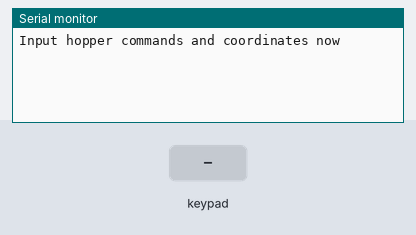
A sketch run on a simulated Arduino Uno, built with avr-gcc and run on an emulated ATmega328P. Parts: the last lines printed to the serial monitor. The test bench sets the inputs (shaded band).

Above: at 0.8 s.
0.9 s: key '1' pressed
At 2.1 s:
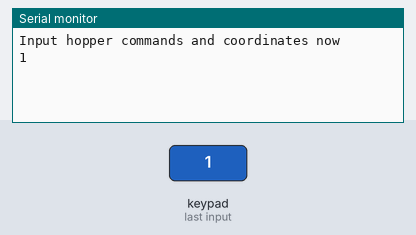
2.4 s: keypad keys 5 4 3 2 # pressed 0.4 s apart
At 4.6 s:
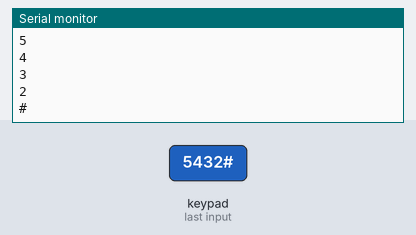
5.9 s: key 'A' pressed
At 7.1 s:
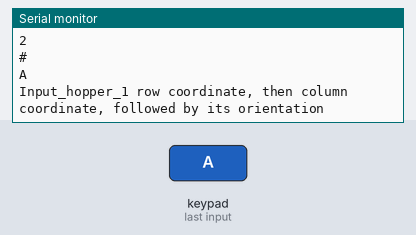
7.4 s: keypad keys 5 4 3 2 pressed 0.4 s apart
At 10.1 s:
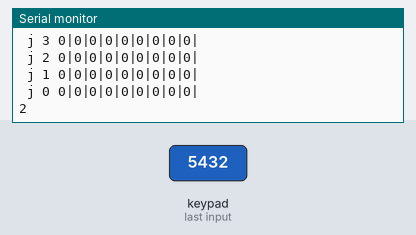
10.5 s: keypad keys 5 4 3 2 * pressed 0.4 s apart
At 13.2 s:
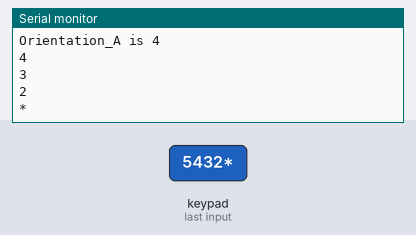
14.0 s: key 'B' pressed
At 14.7 s:
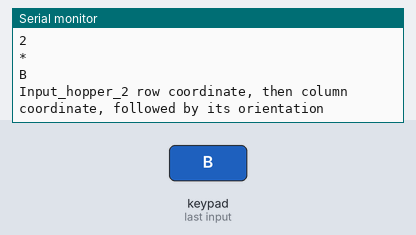
Timing chart, 0 to 16.5 s (numbered marks = the images above; inputs shaded):
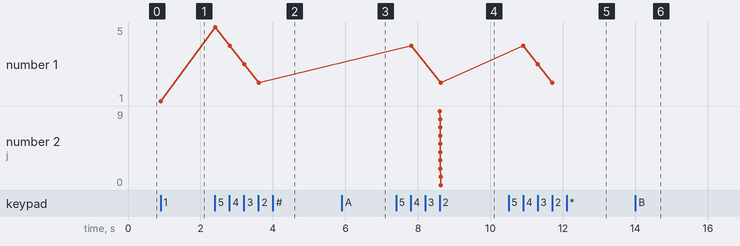

Measured:
- after the input at 0.9 s, the serial monitor: prints a new line at once (image 1)
- after the input at 2.4 s, the serial monitor: prints a new line at once (image 2)
- after the input at 5.9 s, the serial monitor: prints a new line at once (image 3)
- after the input at 7.4 s, the serial monitor: prints a new line after 0.41 s (image 4)
- after the input at 10.5 s, the serial monitor: prints a new line after 0.41 s (image 5)
- after the input at 14.0 s, the serial monitor: prints a new line at once (image 6)
- plotted number 1: 1 → 2 after the input at 2.4 s

The sketch:

keypad_V3.ino
```cpp
#include <Keypad.h>
int grid[10][11] = {0}; // [10] cols, [11] rows
int col_A, row_A, col_B, row_B;

const byte ROWS = 4; // Four rows
const byte COLS = 4; // Three columns
// Connect keypad ROW0, ROW1, ROW2 and ROW3 to these Arduino pins.
byte rowPins[ROWS] = { 5, 4, 3, 2 };
// Connect keypad COL0, COL1, COL2, and COL3 to these Arduino pins.
byte colPins[COLS] = { 9, 8, 7, 6 };
// keypad pin 1 to arduino pin 9, keypad pin 2 to arduino pin 8, ... keypad pin 8 to arduino pin 2

char orientation_A, orientation_B;


void setup()
{
  Serial.begin(115200);
  input_key();
}


void loop()
{
  Serial.println("now delay 1000");
  delay(1000);
  Serial.println("now delay 200000");
  delay(200000);


}
```

keypad.ino
```cpp
// input_key()

// keypad pin 1 to arduino pin 9, keypad pin 2 to arduino pin 8, ... keypad pin 8 to arduino pin 2

// Define the Keymap
char keys[ROWS][COLS] = {
  {'1','2','3', 'A'},
  {'4','5','6', 'B'},
  {'7','8','9', 'C'},
  {'*','0','#', 'D'}
};
int input_hopper_1, input_hopper_2, key_flag = 1;

// Create the Keypad
Keypad kpd = Keypad( makeKeymap(keys), rowPins, colPins, ROWS, COLS );


void input_key() /* need a while loop here (maybe do {} while (0 != flag) )
*/
{
Serial.println("\nInput hopper commands and coordinates now");

do
{
  char key = kpd.getKey();


  if(key)  // Check for a valid key.
  {
      while (1 <= input_hopper_1)
      // input coordinates of hopper 1
      {
        key = kpd.getKey();
        if(key && (3 == input_hopper_1) )
        {
          input_hopper_1 = 2; // gets row
          //Serial.print("input_hopper_1: ");
          //Serial.println(input_hopper_1);
          row_A = key - '0'; // for some reason, only the second press gets stored here
          Serial.println(row_A);
          break; // exits function
        }
        else if(key && (2 == input_hopper_1) )
        {
          input_hopper_1 = 1;
          //Serial.print("input_hopper_1: ");
          //Serial.println(input_hopper_1);
          col_A = key - '0'; // for some reason, only the second press gets stored here
          Serial.print("\ncol_A is ");
          Serial.println(col_A);
          grid[col_A][row_A] = 7;
          print_grid();
          break; // exits function
        }
        else if(key && (1 == input_hopper_1) )
        {
          input_hopper_1 = 0;
          orientation_A = key;
          Serial.print("\nOrientation_A is ");
          Serial.println(orientation_A);
          break;
        }

       } // closes while loop

      while (1 <= input_hopper_2)
      {// input coordinates of hopper 2
        key = kpd.getKey();
        if(key && (3 == input_hopper_2) )
        {
          input_hopper_2 = 2; // gets row
          Serial.print("input_hopper_2: ");
          //Serial.println(input_hopper_2);
          row_B = key - '0'; // for some reason, only the second press gets stored here
          Serial.print("\nrow_B is ");
          Serial.println(row_B);
          break; // exits function
        }
        else if(key && (2 == input_hopper_2) )
        {
          input_hopper_2 = 1;
          //Serial.print("input_hopper_2: ");
          //Serial.println(input_hopper_2);
          col_B = key - '0'; // for some reason, only the second press gets stored here
          Serial.print("\ncol_B is ");
          Serial.println(col_B);
          grid[col_B][row_B] = 7;
          print_grid();
          break; // exits function
        }
        else if(key && (1 == input_hopper_2) )
        {
          input_hopper_2 = 1;
          orientation_B = key;
          Serial.print("\nOrientation_B is ");
          Serial.println(orientation_B);
          key_flag = 0;
          return; // exits function
        }
       } // closes while loop

      if ('A' == key)
      {
        Serial.println(key);
        input_hopper_1 = 3;
        Serial.println("Input_hopper_1 row coordinate, then column coordinate, followed by its orientation");
       // Serial.println(input_hopper_1);
      }
      else if ('B' == key)
      {
        Serial.println(key);
        input_hopper_2 = 3;
        Serial.println("Input_hopper_2 row coordinate, then column coordinate, followed by its orientation");
        //Serial.println(input_hopper_2);
      }
      else
        {
          Serial.println(key);
        }
  } //closes if(key)

} while (0 != key_flag);
}
```

print_grid.ino
```cpp
  // grid is bigger than it needs to be (8x9)
/* this means that if we accidentally rewrite beyond the bounds,
there will be no effect on the grid */

int print_grid()
{

  Serial.print("\n");
  Serial.print("grid vals \n");
//  Serial.print(grid);
//  Serial.print(grid[0][1]);
//  Serial.print(grid[0][0]);
//  Serial.print(grid[1][2]);
  Serial.print("\n");
  for (int j = 9; j >=0; j--)
  {
    Serial.print(" j ");
    Serial.print(j);
    Serial.print(" ");
    for (int i = 0; i <= 8; i ++)
    {
      Serial.print(grid[i][j]);
      Serial.print("|");
    }
    Serial.print("\n");
  }

}
```
